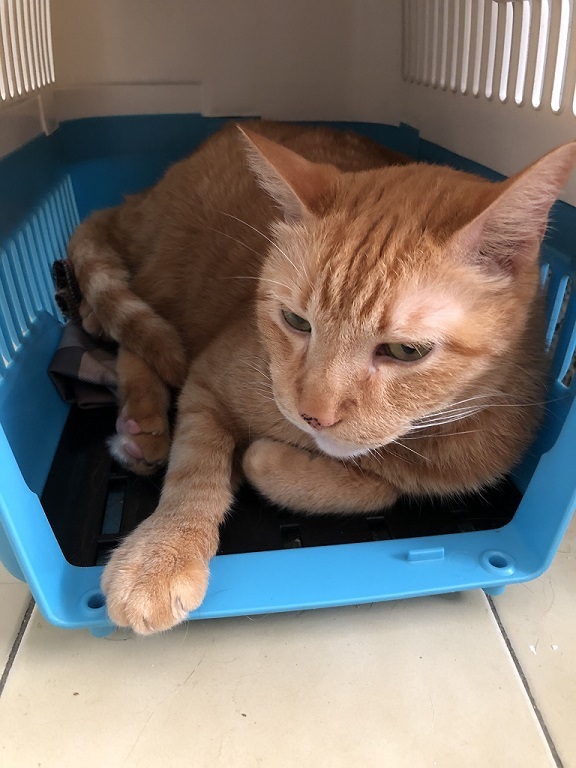
#> input picture HW1_B103015006/EdgeDetection/input/cat.jpg, 576 x 768 px
$ python EdgeDetection.py   (older library calls are emulated)
#> lines starting #> are read from the running program, lines starting #| are printed output that depends on the picture; after the words box and inside, x2 and y2 are one past the last pixel; in counts of white or black regions, pixels touching at a corner belong together
#paste your code below
# -*- coding: utf-8 -*-
"""
Created on Mon Oct  4 02:18:06 2021

@author: jacky
"""

# In[1]: p4

import cv2
import matplotlib.pyplot as plt

img = cv2.imread("input/cat.jpg")
#> img is the input picture: shape (768, 576, 3); mean B, G, R 110.3, 116.7, 124.3
print ("cat.jpg shape:",img.shape)
#| cat.jpg shape: (768, 576, 3)
print ("cat.jpg dtype:",img.dtype)
#| cat.jpg dtype: uint8
print ("//-------------------------------------------")
print ("original RGB cat image")
#plt.imshow(img[:,:,::-1])
plt.show()
print ("img shape:",img.shape)
#| img shape: (768, 576, 3)
print ("img dtype:",img.dtype)
#| img dtype: uint8
print ("//-------------------------------------------")
print ("grayscale cat image")
img_gray = cv2.cvtColor(img, cv2.COLOR_BGR2GRAY)
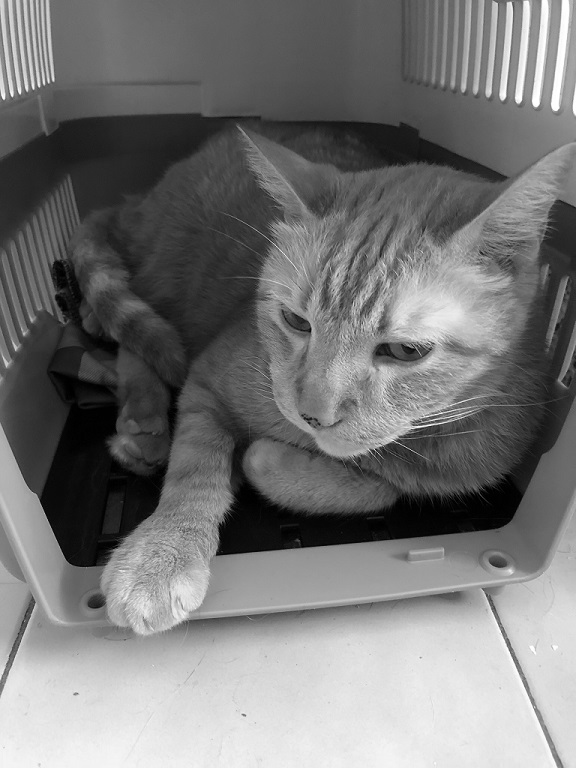
#> img_gray: shape (768, 576); min 0, max 255, mean 118.2
#plt.imshow(img_gray, cmap="gray")
plt.show()
print ("img_gray shape:",img_gray.shape)
#| img_gray shape: (768, 576)
print ("img_gray dtype:",img_gray.dtype)
#| img_gray dtype: uint8
print ("//-------------------------------------------")
#opencv save image
cv2.imwrite('ouutput/cat_img_gray.jpg', img_gray)

# In[2]: p6
'''
1. Sobel
2. Scharr
3. Laplacian
4. Canny
'''
# In[3]: p6
print ("//-------------------------------------------")
print ("Edge Detection- Sobel")
# CV_16S : signed 16-bit
x = cv2.Sobel(img_gray, cv2.CV_16S, 1, 0, ksize=3) # 計算水平
y = cv2.Sobel(img_gray, cv2.CV_16S, 0, 1, ksize=3) # 計算垂直

# 轉回uint8
absX = cv2.convertScaleAbs(x)
absY = cv2.convertScaleAbs(y)

#show with plt
print("sobel img absX")
#plt.imshow(absX, cmap="gray")
plt.show()
print ("//-------------------------------------------")
print("sobel img absY")
#plt.imshow(absY, cmap="gray")
plt.show()
print ("//-------------------------------------------")
print("sobel img (absY+absY)*0.5")
sobel_img = cv2.addWeighted(absX, 0.5, absY, 0.5, 0)
#plt.imshow(sobel_img, cmap="gray")
plt.show()
print ("//-------------------------------------------")
# In[4]: p8
#show with opencv
print ('跳出opencv視窗 請勿直接關閉!!!')
print ('在opencv視窗中 按任意鍵即可跳出')
# [5 lines of commented-out code are left out]
cv2.waitKey(0)
cv2.destroyAllWindows()

#opencv save image
cv2.imwrite('ouutput/cat_sobel_absY.jpg', absY)
cv2.imwrite('ouutput/cat_sobel_absX.jpg', absX)
cv2.imwrite('ouutput/cat_sobel.jpg', sobel_img)
print ("//-------------------------------------------")
# In[5]: p9

def Edge_Detection(img,method,gray=True,XY=(1,1),Weight=(0.5,0.5,0),th=(30,150),size=3,save_image=True,show_image=True):
    # RGB to grayscale
#> called with method = 'Sobel', gray = True, XY = (1, 1), Weight = (0.5, 0.5, 0), th = (30, 150), size = 3, save_image = True, show_image = True
    if gray:
        try:
            img = cv2.cvtColor(img, cv2.COLOR_BGR2GRAY)
        except:
            print ('Error!!! check your [img] shape/dtype')
            return

    # Edge_Detection
    if method=='Sobel':
        img_x = cv2.Sobel(img, cv2.CV_16S, XY[0], 0, ksize=size) # 計算水平
        img_y = cv2.Sobel(img, cv2.CV_16S, 0, XY[1], ksize=size) # 計算垂直

    elif method=='Scharr':
        img_x = cv2.Scharr(img,cv2.CV_64F, XY[0], 0)
        img_y = cv2.Scharr(img,cv2.CV_64F, 0, XY[1])

    elif method=='Laplacian':
        post_img = cv2.Laplacian(img, cv2.CV_16S, ksize=size)
        post_img = cv2.convertScaleAbs(post_img)

    elif method=='Canny':
        if gray:
            post_img = cv2.Canny(img, th[0], th[1], apertureSize=size)
        else:
            print ('Error!!! Canny must be converted to grayscale, set gray=True')
            return
    else:
        print ('method have to be Sobel, Scharr, Laplacian or Canny')


    # addWeight for Sobel and Scharr
    if method=='Sobel' or method=='Scharr':
        absX = cv2.convertScaleAbs(img_x)
        absY = cv2.convertScaleAbs(img_y)
        post_img=cv2.addWeighted(absX, Weight[0], absY, Weight[1], Weight[2])

    # save image or not
    if save_image: cv2.imwrite('ouutput/cat_'+method+'.jpg', post_img)

    print ('edge detect method:',method)
    print ('post_img.shape:',post_img.shape)
#| post_img.shape: (768, 576)
    print ('post_img.dtype',post_img.dtype)
#| post_img.dtype uint8
    print ("//-------------------------------------------")

    # [5 lines of commented-out code are left out]

    return post_img

# In[6]: p13
'''
Edge_Detection(img,method='Sobel,gray=True',XY=(1,1),Weight=(0.5,0.5,0),th=None,size=3,save_image=True)
XY must not contain 0 (i.e. xy=(1,0), xy=(0,1) will be error)

Try yourself
'''
#sobel
Edge_Detection(img,'Sobel')
Edge_Detection(img,'Sobel',XY=(1,1),size=3)
#| post_img.shape: (768, 576)
#| post_img.dtype uint8

#Scharr
Edge_Detection(img,'Scharr')
#| post_img.shape: (768, 576)
#| post_img.dtype uint8

#Laplacian
Edge_Detection(img,'Laplacian',gray=False)
#| post_img.shape: (768, 576, 3)
#| post_img.dtype uint8
Edge_Detection(img,'Laplacian')
#| post_img.shape: (768, 576)
#| post_img.dtype uint8
#Canny
post_img=Edge_Detection(img,'Canny')
#> in Edge_Detection (call 6), `post_img = cv2.Canny(img, th[0], th[1], apertureSize=size)`:
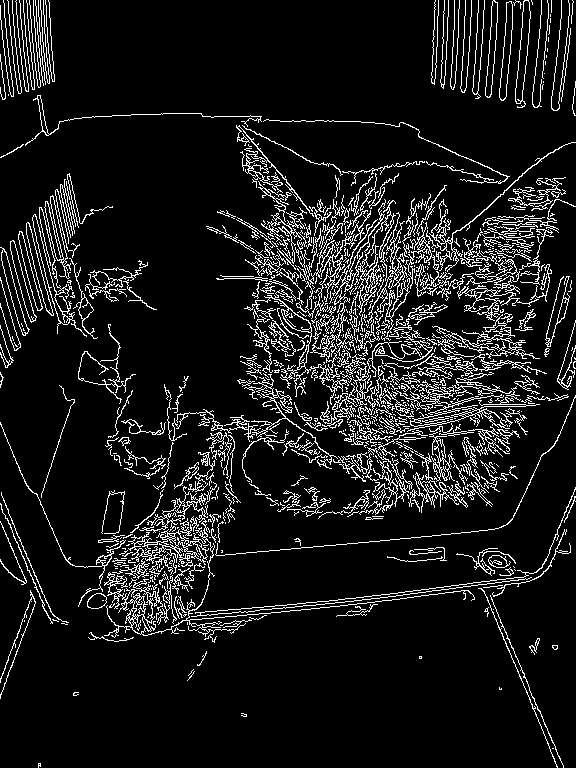
#> post_img: shape (768, 576); 9.9% white in thin lines or dots
#| post_img.shape: (768, 576)
#| post_img.dtype uint8

# In[7]: p14
'''
Binarization without filter
'''
post_img=Edge_Detection(img,'Sobel',XY=(2,2),size=5,show_image=False)
#> in Edge_Detection (call 7), `img_x = cv2.Sobel(img, cv2.CV_16S, XY[0], 0, ksize=size)`:
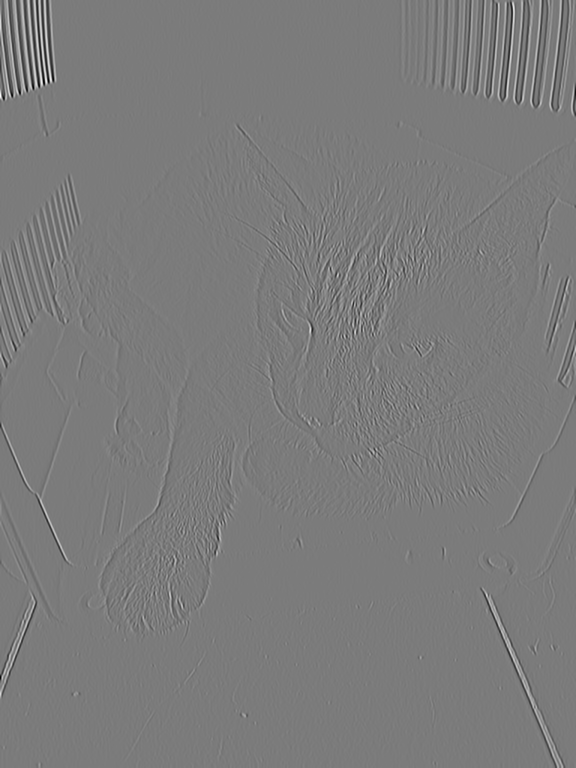
#> img_x: shape (768, 576) int16; min -4024, max 4276, mean 0; drawn with min black and max white
#> in Edge_Detection (call 7), `img_y = cv2.Sobel(img, cv2.CV_16S, 0, XY[1], ksize=size)`:
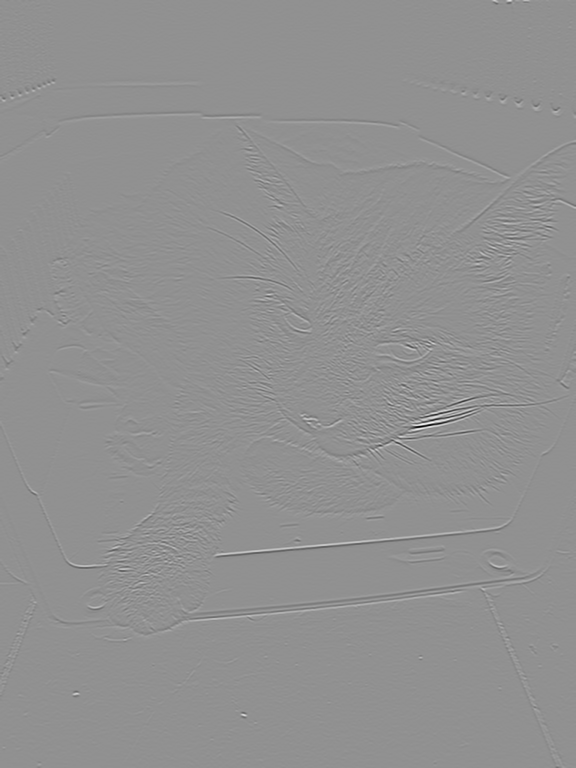
#> img_y: shape (768, 576) int16; min -6075, max 4601, mean 0; drawn with min black and max white
#| post_img.shape: (768, 576)
#| post_img.dtype uint8
ret, th1 = cv2.threshold(post_img,127,255,cv2.THRESH_BINARY)
#> th1: shape (768, 576); 26.5% white; 2352 white regions (2213 under 20 px), largest, box (x1, y1, x2, y2) and area: (206, 118, 576, 513) 53030, (0, 368, 576, 768) 23425, (0, 172, 96, 354) 7003
#cv2.imshow('th1_post_img', th1)
#cv2.imshow('post_img', post_img)
cv2.waitKey(0)
cv2.destroyAllWindows()


# In[8]: p15
'''
pre-filter or post-filter
'''
''' set pre-filter '''

#pre_img = cv2.blur(img, (3,3))
pre_img = cv2.GaussianBlur(img, (5, 5), 0)
#pre_img = cv2.medianBlur(img, 3)
#pre_img = cv2.bilateralFilter(img,3,75,75)

post_img=Edge_Detection(pre_img,'Sobel',XY=(2,2),size=5,show_image=False)
#| post_img.shape: (768, 576)
#| post_img.dtype uint8

''' set post-filter '''
#th1 = cv2.blur(th1, (3,3))
#th1 = cv2.GaussianBlur(th1, (3, 3), 0)
th1 = cv2.medianBlur(th1, 3)
#> th1: shape (768, 576); 27.7% white; 665 white regions (536 under 20 px), largest, box (x1, y1, x2, y2) and area: (208, 118, 576, 507) 57393, (0, 395, 576, 768) 23443, (0, 173, 82, 371) 8240
#th1 = cv2.bilateralFilter(th1,3,75,75)

ret, th1 = cv2.threshold(post_img,127,255,cv2.THRESH_BINARY)
#> th1: shape (768, 576); 13.7% white; 1699 white regions (1507 under 20 px), largest, box (x1, y1, x2, y2) and area: (0, 175, 82, 358) 4850, (0, 0, 58, 103) 4501, (310, 377, 513, 470) 4004


#cv2.('th1_post_img', th1)
#cv2.imshow('post_img', post_img)
cv2.waitKey(0)
cv2.destroyAllWindows()


# In[]: p17

def Image_Filter (img,method,size=3,show_image=False):
    if method=='blur':
        img = cv2.blur(img, (size,size))
    elif method=='GaussianBlur':
        img = cv2.GaussianBlur(img, (size, size), 0)
    elif method=='medianBlur':
        img = cv2.medianBlur(img, size)
    elif method=='bilateralFilter':
        img = cv2.bilateralFilter(img,size,75,75)
    else:
        print ('method have to be blur, GaussianBlur, medianBlur or bilateralFilter')
    if show_image:
        #cv2.imshow("Image_Filter", img)
        cv2.waitKey(0)
        cv2.destroyAllWindows()

    return img

# In[]: p18
''' 上課練習-- 試著調整配置 輸出最佳邊緣 '''
origin_img = cv2.imread("input/cat.jpg")
cv2.imshow('origin_img', origin_img)
cv2.waitKey(0)

# turn to grayscale first
#pre_img = cv2.cvtColor(origin_img, cv2.COLOR_BGR2GRAY)
pre_img = origin_img[:,:,2]
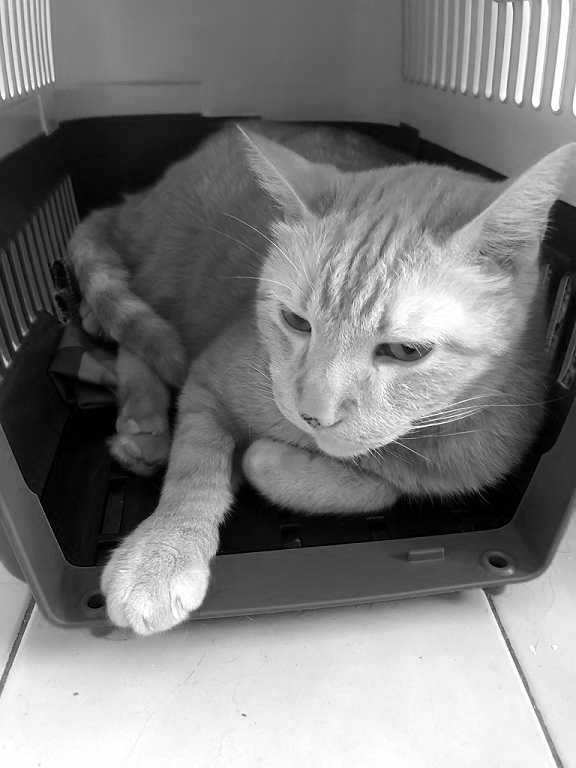
#> pre_img: shape (768, 576); min 0, max 255, mean 124.3
cv2.imshow('gray_img', pre_img)
cv2.waitKey(0)

# pre-filter
pre_img = Image_Filter(pre_img,'GaussianBlur',size=3,show_image=True)
cv2.imshow('pre_filter', pre_img)
cv2.waitKey(0)

# edge detection
post_img=Edge_Detection(pre_img,'Scharr',gray=False,show_image=True)
#> in Edge_Detection (call 9), `post_img=cv2.addWeighted(absX, Weight[0], absY, Weight[1], Weight[2])`:
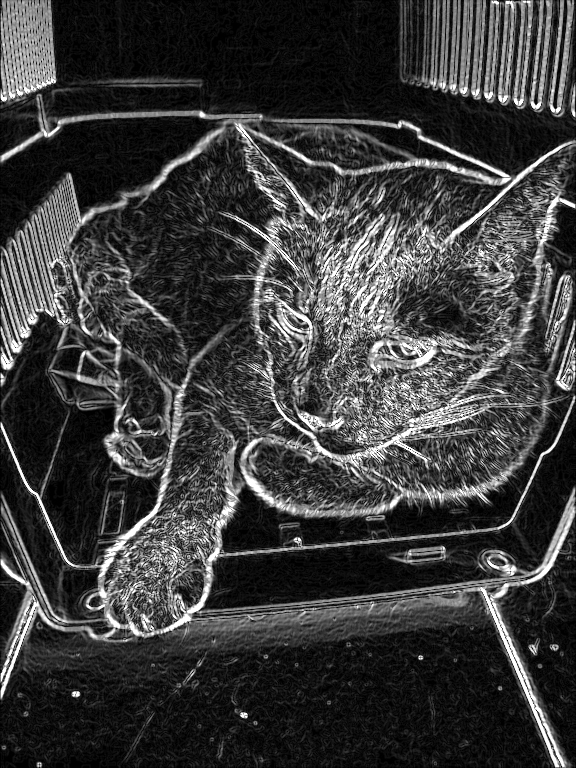
#> post_img: shape (768, 576); min 0, max 255, mean 59.6
#| post_img.shape: (768, 576)
#| post_img.dtype uint8
cv2.imshow('edge_detect', post_img)
cv2.waitKey(0)

# post-filter
post_img=Image_Filter(post_img,'bilateralFilter',show_image=True)
cv2.imshow('post_filter', post_img)
cv2.waitKey(0)

# Binarization
ret, th1 = cv2.threshold(post_img,110,255,cv2.THRESH_BINARY)
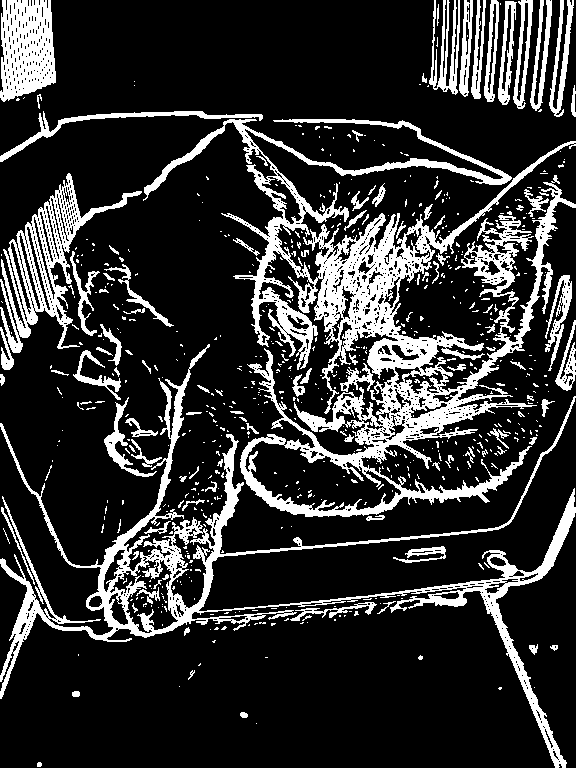
#> th1: shape (768, 576); 19.3% white; 636 white regions (528 under 20 px), largest, box (x1, y1, x2, y2) and area: (143, 119, 576, 517) 36701, (0, 344, 576, 768) 17807, (0, 173, 142, 353) 5761

cv2.imshow('th1_post_img', th1)
cv2.waitKey(0)
cv2.destroyAllWindows()
cv2.imwrite('output/cat_final.jpg', th1)


# In[]: p19
''' 回家作業1-- 試著調整配置 輸出最佳邊緣 '''
